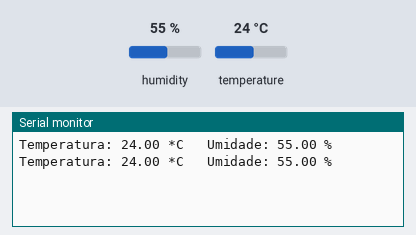
The sketch below on a simulated Arduino Uno, built with avr-gcc and run on an emulated ATmega328P. Shown: the last lines printed to the serial monitor. The test bench sets the inputs (shaded band); at power-on: humidity 55 %, temperature 24 °C.

Above: at 4.8 s.
4.9 s: humidity set to 22 %
At 7.3 s:
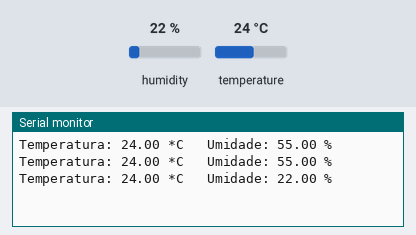
7.9 s: temperature set to 12 °C
At 8.5 s:
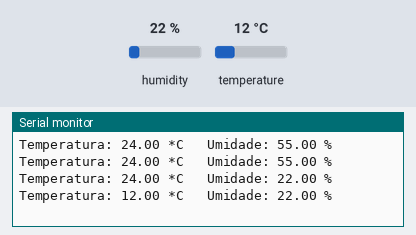
10.9 s: humidity set to 40 %
At 13.3 s:
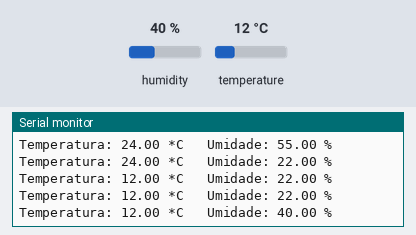
Timing chart, 0 to 14.8 s (numbered marks = the images above; inputs shaded):
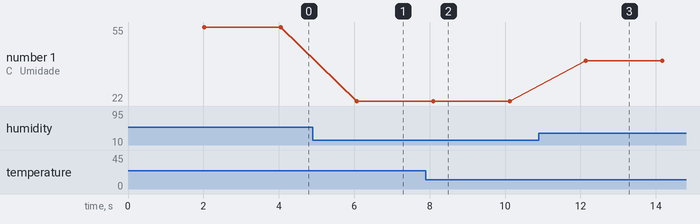

The sketch:

temperatura_e_umidade.ino
```cpp
/*******************************************************************************
* Kit Iniciante para Arduino v8 - Utilizando o DHT11
* Mostrar os valores de Tempartura e Umidade no Monitor Serial.
*******************************************************************************/

// Inclui a biblioteca DHT que possui as funções dos sensores do tipo DHT
#include <DHT.h>
#include <DHT_U.h>

const int pino_dht = 9; // Pino onde o sensor DHT está conectado
float temperatura; // Variável para armazenar o valor da temperatura
float umidade; // Variável para armazenar o valor da umidade
DHT dht(pino_dht, DHT11); // Define o pino e o tipo de DHT

void setup() {
  Serial.begin(9600);

  dht.begin(); // Inicializa o sensor DHT
}

void loop() {
  // Aguarda alguns segundos entre uma leitura e outra
  delay(2000); // 2 segundos (Datasheet)

  // A leitura da temperatura ou umidade pode levar 250ms
  // O atraso do sensor pode chegar a 2 segundos
  temperatura = dht.readTemperature(); // Lê a temperatura em Celsius
  umidade = dht.readHumidity(); // Lê a umidade

  // Se ocorreu alguma falha durante a leitura
  if (isnan(umidade) || isnan(temperatura)) {
    Serial.println("Falha na leitura do sensor DHT!");
  } else {
    Serial.print("Temperatura: ");
    Serial.print(temperatura);
    Serial.print(" *C ");

    Serial.print("\t");

    Serial.print("Umidade: ");
    Serial.print(umidade);
    Serial.print(" %\t ");

    Serial.println();
  }
}
```

Measured:
- after the input at 4.9 s, the serial monitor: prints a new line after 1.2 s (image 1)
- after the input at 7.9 s, the serial monitor: prints a new line after 0.20 s (image 2)
- after the input at 10.9 s, the serial monitor: prints a new line after 1.2 s (image 3)
- plotted number 1: 55 → 22 after the input at 4.9 s, 22 → 40 after the input at 10.9 s
